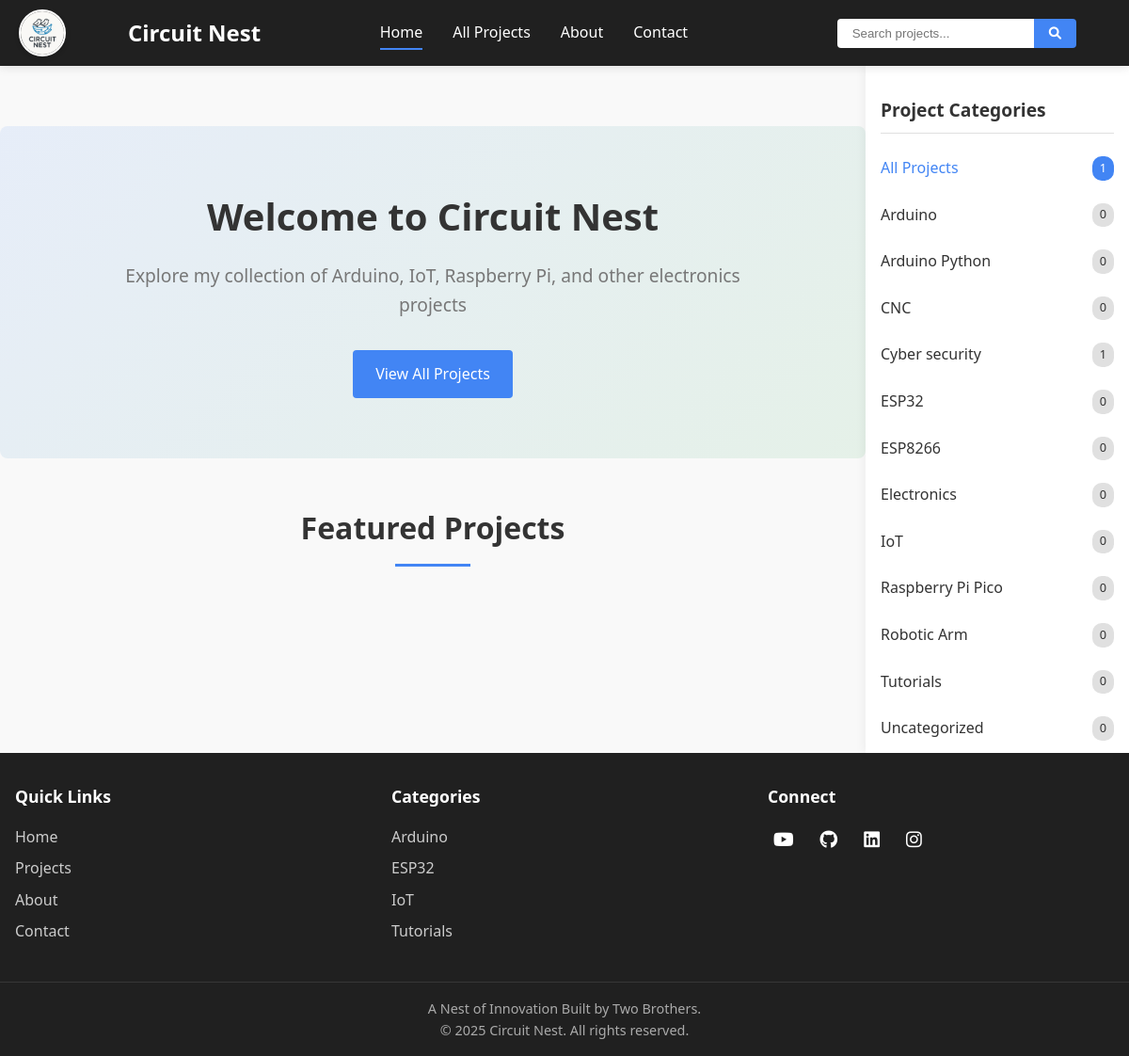
The page / on the database its author committed.
### projects/models.py (models this page shows, shortened)
class Category(models.Model):
    name = models.CharField(max_length=100, unique=True)
    slug = models.SlugField(max_length=100, unique=True)
    class Meta:
        ordering = ['name']

### projects/views.py (the view)
# urls.py: urlpatterns = [path('', views.home, name='home'), path('contact/', views.contact, name='contact'), path('api/projects/', views.project_api, name='project_api')]
def home(request):
    projects = Project.objects.select_related('category').prefetch_related('tags', 'images', 'steps', 'components')
    payload = [project_data(project) for project in projects]
    categories = Category.objects.annotate(project_count=Count('projects')).order_by('name')
    context = {
        'project_data': payload,
        'category_data': [{'slug': category.slug, 'name': category.name, 'count': category.project_count} for category in categories],
        'all_count': projects.count(), 'tags': Tag.objects.order_by('name'),
        'contact_form': ContactMessageForm(),
    }
    return render(request, 'index.html', context)

### projects/forms.py
class ContactMessageForm(forms.ModelForm):
    name = forms.CharField(widget=forms.TextInput(attrs={'id': 'contactName', 'placeholder': 'Your Name', 'required': True}))
    email = forms.EmailField(widget=forms.EmailInput(attrs={'id': 'contactEmail', 'placeholder': 'Your Email', 'required': True}))
    message = forms.CharField(widget=forms.Textarea(attrs={'id': 'contactMessage', 'placeholder': 'Your Message', 'rows': 5, 'required': True}))
    class Meta:
        model = ContactMessage
        fields = ['name', 'email', 'message']

### templates/index.html (shortened to what this page needs)
<!DOCTYPE html>
{% load static %}
<html lang="en">
<head>
    <link rel="stylesheet" href="{% static 'css/styles.css' %}">
    <link rel="stylesheet" href="https://cdnjs.cloudflare.com/ajax/libs/font-awesome/6.0.0/css/all.min.css">
</head>
<body>
    <div class="logo-container">
    <a href="#home" class="logo-link">
        <img src="{% static 'images/Img/Spine_Arm/logo.png' %}" alt="Your Logo" class="circle-logo">
    </a>
    </div>
    <nav class="navbar">
        <div class="container">
            <a href="#" class="logo">Circuit Nest</a>
            <ul class="nav-links">
                <li><a href="#home" class="active">Home</a></li>
                <li><a href="#projects">All Projects</a></li>
                <li><a href="#about">About</a></li>
                <li><a href="#contact">Contact</a></li>
            </ul>
            <div class="search-box">
                <input type="text" placeholder="Search projects..." id="searchInput">
                <button id="searchBtn"><i class="fas fa-search"></i></button>
            </div>
        </div>
    </nav>
    <div class="main-content">
        <div class="content-area" id="contentArea">
            <section id="home" class="section active-section">
                <header class="hero">
                    <h1>Welcome to Circuit Nest</h1>
                    <p>Explore my collection of Arduino, IoT, Raspberry Pi, and other electronics projects</p>
                    <a href="#projects" class="btn">View All Projects</a>
                </header>
                <div class="featured-projects">
                    <h2 class="section-title">Featured Projects</h2>
                </div>
            </section>
        </div>
        <aside class="sidebar">
            <div class="sidebar-widget categories-widget">
                <h3>Project Categories</h3>
                <ul class="category-list" id="categoryList">
                    <li><a href="#all" class="active" data-category="all">All Projects <span>{{ all_count }}</span></a></li>
                    {% for category in category_data %}<li><a href="#{{ category.slug }}" data-category="{{ category.slug }}">{{ category.name }} <span>{{ category.count }}</span></a></li>{% endfor %}
                </ul>
            </div>
        </aside>
    </div>
    <footer>
        <div class="footer-content">
            <div class="footer-section">
                <h4>Quick Links</h4>
                <ul>
                    <li><a href="#home">Home</a></li>
                    <li><a href="#projects">Projects</a></li>
                    <li><a href="#about">About</a></li>
                    <li><a href="#contact">Contact</a></li>
                </ul>
            </div>
            <div class="footer-section">
                <h4>Categories</h4>
                <ul>
                    <li><a href="#arduino">Arduino</a></li>
                    <li><a href="#esp32">ESP32</a></li>
                    <li><a href="#iot">IoT</a></li>
                    <li><a href="#tutorials">Tutorials</a></li>
                </ul>
            </div>
            <div class="footer-section">
                <h4>Connect</h4>
                <div class="social-links">
                    <a href="https://youtube.com/@circuitnest-02?si=_luZBgPGtJ4hEi7f" target="_blank"><i class="fab fa-youtube"></i></a>
                    <a href="https://github.com/elango0246" target="_blank"><i class="fab fa-github"></i></a>
                    <a href="https://www.linkedin.com/in/elango-g-23a25a288/" target="_blank"><i class="fab fa-linkedin"></i></a>
                    <a href="https://www.instagram.com/elnex_/" target="_blank"><i class="fab fa-instagram"></i></a>
                </div>
            </div>
        </div>
        <div class="footer-bottom">
            <p>A Nest of Innovation Built by Two Brothers.</p>
            <p>&copy; 2025 Circuit Nest. All rights reserved.</p>
        </div>
    </footer>
</body>
</html>

### rows shown on the page
Category: name "Arduino"
Category: name "Arduino Python"
Category: name "CNC"
Category: name "Cyber security"
Category: name "ESP32"
Category: name "ESP8266"
Category: name "Electronics"
Category: name "IoT"
Category: name "Raspberry Pi Pico"
Category: name "Robotic Arm"
Category: name "Tutorials"
Category: name "Uncategorized"

### other values the page prints
{{ all_count }} "1"
{{ category.count }} "0" "0" "0" "1" "0" "0" "0" "0" "0" "0" "0" "0"
